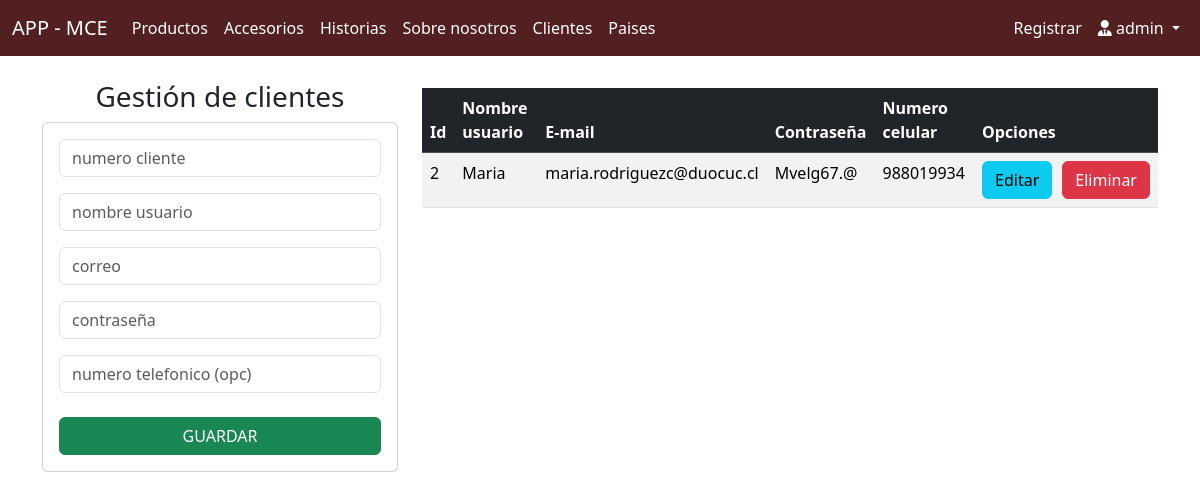
The app's page /administrativo/crudClientes (signed in), older data.
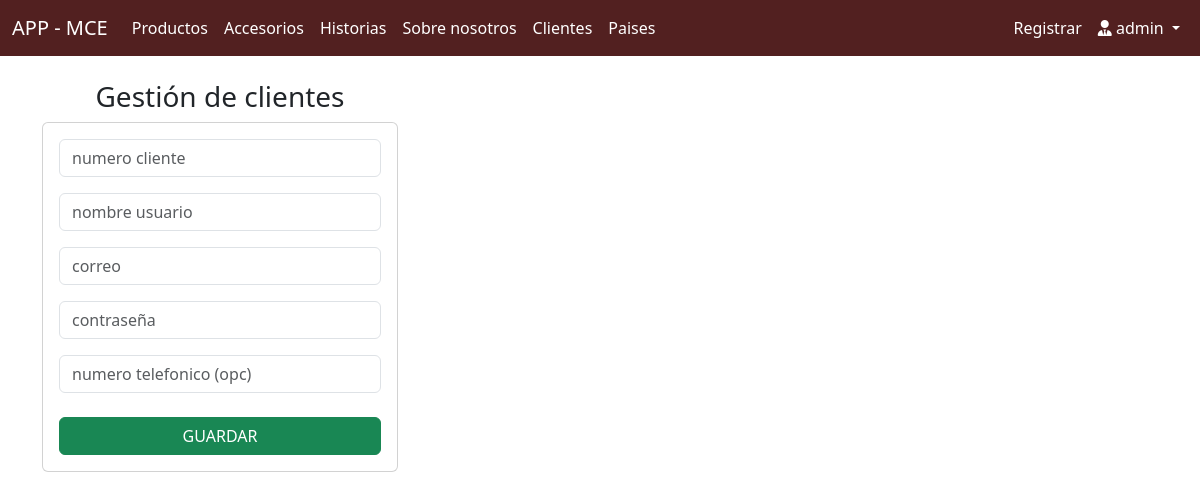
The same page, newer data.
### mce/models.py (models this page shows, shortened)
class Cliente(models.Model):
    id          = models.AutoField(primary_key=True)
    username    = models.CharField(max_length=20, unique=True, default='default_username', null=False, blank=False)
    email       = models.EmailField(unique=True, max_length=100, blank=False, null=False)
    password    = models.CharField(max_length=50)
    phoneNumber = models.CharField(max_length=15, blank=True, null=True)
    codigo      = models.CharField(max_length=5, default=56)
    active      = models.BooleanField()

### administrativo/views.py (the view)
# urls.py: path('crudClientes', views.crudClientes, name='crudClientes'),
@login_required
def crudClientes(request):
    clientes = Cliente.objects.all()
    return render(request, 'administrativo/crudClientes.html', {'clientesTotales': clientes})

### administrativo/templates/administrativo/crudClientes.html (shortened to what this page needs)
{% extends 'administrativo/baseCrud.html' %}
{% block body%}
<div class="row">
    <div class="col-sm-12 col-md-6 col-lg-4 col-xl-4">
        <h3 class="text-center">Gestión de clientes</h3>
        <div class="card">
            <div class="card-body">
                <form action="{% url 'agregarCliente' %}" method="POST"> {% csrf_token %}
                    <div class="form-group mb-3">
                        <input type="text" id="identifier" name="identifier" class="form-control"
                            placeholder="numero cliente" readonly>
                    </div>
                    <div class="form-group mb-3">
                        <input type="text" id="user" name="user" class="form-control" placeholder="nombre usuario"
                            minlength="5" maxlength="20" required>
                    </div>
                    <div class="form-group mb-3">
                        <input type="mail" id="email" name="email" class="form-control" placeholder="correo"
                            maxlength="100" required>
                    </div>
                    <div class="form-group mb-3">
                        <input type="password" id="pass" name="pass" class="form-control" placeholder="contraseña"
                            maxlength="50" required>
                    </div>
                    <div class="form-group mb-4">
                        <input type="text" id="cel" name="cel" class="form-control"
                            placeholder="numero telefonico (opc)" maxlength="9">
                    </div>
                    <div class="form-group">
                        <button type="submit" class="btn btn-success text-white btn-md w-100">GUARDAR</button>
                    </div>
                </form>
            </div>
        </div>
    </div>
    <div class="col-sm-12 col-md-6 col-lg-8 col-xl-8">
        <div class="table-responsive py-2">
            <table class="table table-striped">
                {% if clientesTotales %}
                <thead class="table-dark">
                    <tr>
                        <th>Id</th>
                        <th>Nombre usuario</th>
                        <th>E-mail</th>
                        <th>Contraseña</th>
                        <th>Numero celular</th>
                        <th colspan="2">Opciones</th>
                    </tr>
                </thead>
                <tbody>
                    {% for c in clientesTotales %}
                    <tr>
                        <td>{{ c.id }}</td>
                        <td>{{ c.username }}</td>
                        <td>{{ c.email }}</td>
                        <td>{{ c.password }}</td>
                        <td>{{ c.phoneNumber }}</td>
                        <td>
                            <div style="display: flex; gap: 10px;">
                                <a href="{% url 'edicionCliente' c.id %}" class="btn btn-info">Editar</a>
                                <a href="{% url 'eliminarCliente' c.id %}" class="btn btn-danger">Eliminar</a>
                            </div>
                        </td>
                    </tr>
                    {% endfor %}
                </tbody>
                {% endif %}
            </table>
        </div>
    </div>
</div>
{% endblock %}

Row changes from the older to the newer data that the page shows:
removed Cliente: id "2", username "Maria", email "maria.rodriguezc@duocuc.cl", password "Mvelg67.@", phoneNumber "988019934"
Text that changed along with them:
text no longer shown: "Id Nombre usuario E-mail Contraseña Numero celular Opciones"
